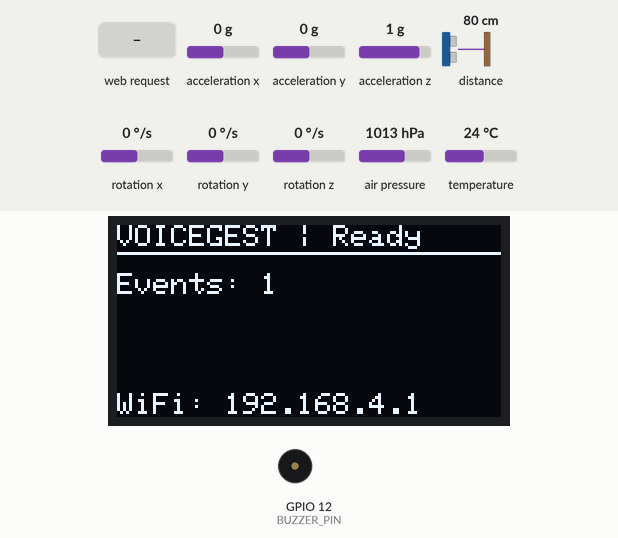
Recording of a sketch running on a simulated ESP32. Shown: 128×64 one-colour display, buzzer (waves = sounding, pin HIGH). The inputs (shaded band) are chosen by the test bench; at power-on: acceleration x 0 g, acceleration y 0 g, acceleration z 1 g, distance to the obstacle 80 cm, rotation x 0 °/s, rotation y 0 °/s, rotation z 0 °/s, air pressure 1013 hPa, temperature 24 °C. Storage starts empty; nothing arrives over Bluetooth unless stated; what the sketch prints to the serial monitor is not drawn.

Above: at 2.7 s.
2.8 s: acceleration x set to 0.3 g
4.3 s: acceleration x set to 0.6 g
At 6.3 s:
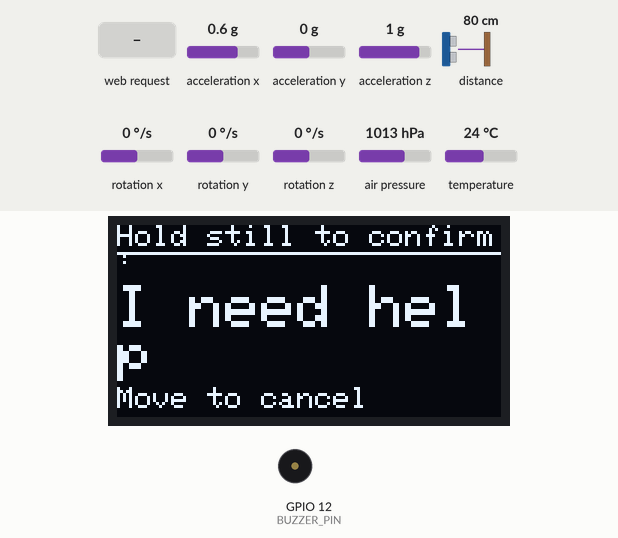
7.3 s: acceleration x set to 0 g
At 8.7 s:
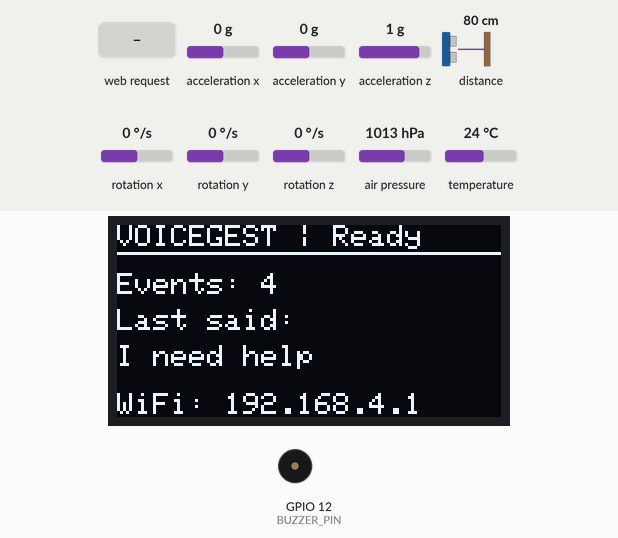
9.5 s: HTTP request GET /clearlog received
At 10.1 s:
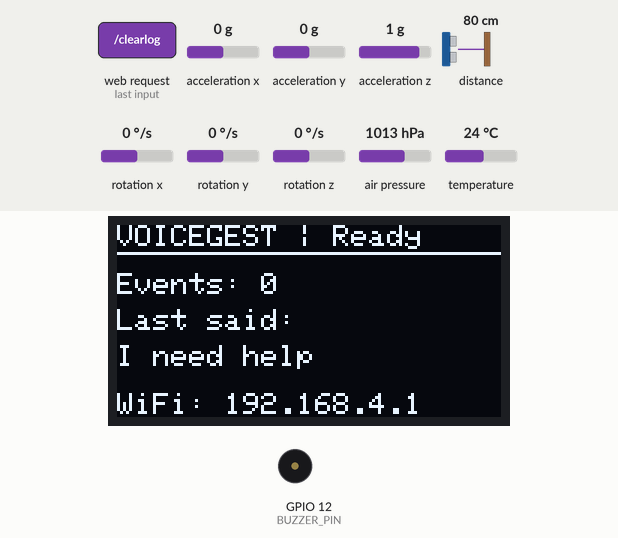
11.1 s: acceleration y set to 0.3 g
12.6 s: acceleration y set to 0.6 g
At 14.7 s:
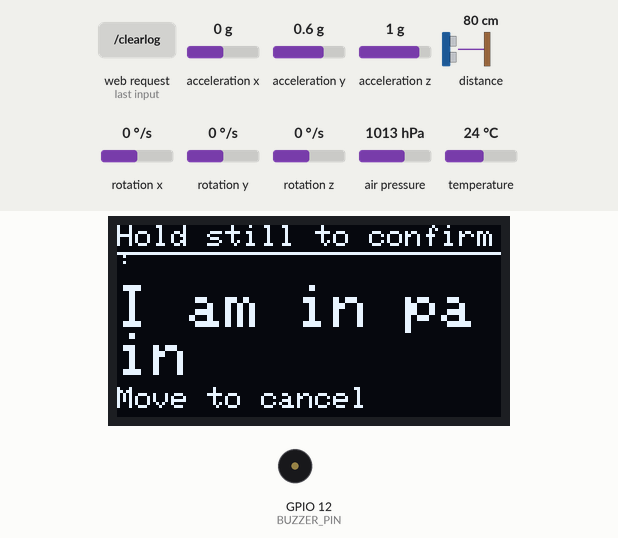
Timing chart, 0 to 16.6 s (numbered marks = the images above; inputs shaded):
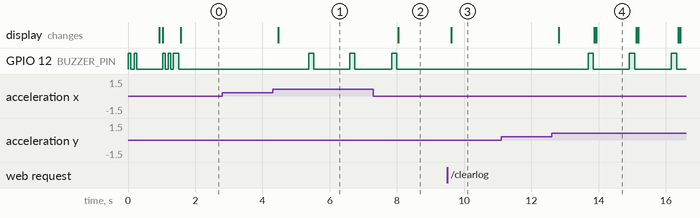

The sketch:

voicegest.ino
```cpp
// ============================================================
// VOICEGEST — Gesture-to-Speech AAC Device
// IEEE International MYOSA Event 6.0 | IEEE BioSensors 2026
// Team: Cipher | GEC Thrissur, Kerala
// Hardware: MYOSA Kit ONLY (Motherboard + MPU6050 + APDS9960 +
//           BMP180 + OLED SSD1306 + onboard buzzer)
// ============================================================
//
// LIBRARIES REQUIRED (install via Library Manager):
// - Adafruit MPU6050
// - Adafruit Unified Sensor
// - Adafruit BMP085 Unified
// - Adafruit APDS9960 Library
// - Adafruit SSD1306
// - Adafruit GFX Library
// - ArduinoJson (v7.x)
// - ESPAsyncWebServer
// - AsyncTCP
//
// ============================================================

#include <Wire.h>
#include <WiFi.h>
#include <SPIFFS.h>
#include <ESPAsyncWebServer.h>
#include <AsyncTCP.h>
#include <BluetoothSerial.h>
#include <Adafruit_MPU6050.h>
#include <Adafruit_Sensor.h>
#include <Adafruit_BMP085_U.h>
#include <Adafruit_APDS9960.h>
#include <Adafruit_SSD1306.h>
#include <ArduinoJson.h>
#include <vector>

// ============================================================
// SECTION 1: SETTINGS
// ============================================================

const char* WIFI_SSID = "VoiceGest";
const char* WIFI_PASSWORD = "";

#define BUZZER_PIN 12
#define OLED_RESET_PIN -1

#define OLED_WIDTH 128
#define OLED_HEIGHT 64

// --- MPU6050 address is now auto-detected in setup(), see
//     detectMPUAddress(). These two are the only valid options
//     for this chip: 0x68 = AD0 pin LOW/floating (most common),
//     0x69 = AD0 pin pulled HIGH.
#define MPU_ADDR_LOW  0x68
#define MPU_ADDR_HIGH 0x69
#define OLED_ADDR 0x3C

#define TILT_THRESHOLD 4.0
#define SHAKE_THRESHOLD 14.0
#define GYRO_ROTATE_THRESHOLD 80.0
#define DOUBLE_TAP_WINDOW 600
#define DOUBLE_TAP_ACCEL 18.0
#define PROXIMITY_GATE 10
#define PRESSURE_DELTA_MIN 0.5
#define STABILITY_WINDOW 300
#define CONFIRM_HOLD_MS 1000

#define SENSOR_POLL_MS 10
#define OLED_REFRESH_MS 150

#define LOG_FILE "/log.json"

// ============================================================
// SECTION 2: OBJECTS
// ============================================================

Adafruit_MPU6050 mpu;
Adafruit_BMP085_Unified bmp(10085);
Adafruit_APDS9960 apds;
Adafruit_SSD1306 display(OLED_WIDTH, OLED_HEIGHT, &Wire, OLED_RESET_PIN);
BluetoothSerial SerialBT;
AsyncWebServer server(80);

bool mpuAvailable = false;
bool bmpAvailable = false;
bool apdsAvailable = false;

// ============================================================
// SECTION 3: GLOBAL STATE
// ============================================================

float accelX, accelY, accelZ;
float gyroX, gyroY, gyroZ;
float currentPressure = 0.0;
float basePressure = 0.0;
bool breathDetected = false;

int totalEvents = 0;
unsigned long lastSensorPoll = 0;
unsigned long lastOledUpdate = 0;
unsigned long bootTime = 0;

unsigned long lastTapTime = 0;
int tapCount = 0;

String pendingPhrase = "";
unsigned long pendingSince = 0;
bool phrasePending = false;

String lastSpokenPhrase = "";
unsigned long lastSpokenTime = 0;

// ============================================================
// SECTION 4: HELPERS
// ============================================================

String getTimestamp() {
  unsigned long sec = (millis() - bootTime) / 1000;
  int h = sec / 3600;
  int m = (sec % 3600) / 60;
  int s = sec % 60;
  char buf[16];
  snprintf(buf, sizeof(buf), "%02d:%02d:%02d", h, m, s);
  return String(buf);
}

String getUptime() { return getTimestamp(); }

void buzz(int ms = 150, int times = 1) {
  for (int i = 0; i < times; i++) {
    digitalWrite(BUZZER_PIN, HIGH);
    delay(ms);
    digitalWrite(BUZZER_PIN, LOW);
    if (times > 1) delay(100);
  }
}

void logEvent(String type, String detail) {
  totalEvents++;
  StaticJsonDocument<256> doc;
  doc["t"] = getTimestamp();
  doc["e"] = type;
  doc["d"] = detail;
  doc["n"] = totalEvents;
  String line;
  serializeJson(doc, line);
  File f = SPIFFS.open(LOG_FILE, FILE_APPEND);
  if (f) { f.println(line); f.close(); }
  Serial.println("[LOG] " + line);
}

void speakPhrase(String phrase) {
  SerialBT.println(phrase);
  Serial.println("[SPEAK] " + phrase);
  logEvent("PHRASE", phrase);
  buzz(150, 1);
  lastSpokenPhrase = phrase;
  lastSpokenTime = millis();

  display.clearDisplay();
  display.setTextColor(SSD1306_WHITE);
  display.setTextSize(1);
  display.setCursor(0, 0);
  display.println("SPOKEN:");
  display.setTextSize(2);
  display.setCursor(0, 20);
  display.println(phrase);
  display.display();
}

void proposePhrase(String phrase) {
  if (phrasePending && pendingPhrase == phrase) return;
  pendingPhrase = phrase;
  pendingSince = millis();
  phrasePending = true;
}

void cancelPending(const char* reason) {
  if (phrasePending) {
    buzz(120, 2);
    logEvent("CANCELLED", pendingPhrase + " (" + reason + ")");
  }
  phrasePending = false;
  pendingPhrase = "";
}

// ============================================================
// SECTION 4b: I2C DIAGNOSTICS
// ============================================================

// Scans the whole I2C bus and prints every address that responds.
// Run this any time a sensor "goes missing" — it tells you
// definitively what the ESP32 can actually see on the wire,
// independent of any library's begin() logic.
void scanI2CBus() {
  Serial.println("[I2C] Scanning bus...");
  int found = 0;
  for (uint8_t addr = 1; addr < 127; addr++) {
    Wire.beginTransmission(addr);
    uint8_t err = Wire.endTransmission();
    if (err == 0) {
      Serial.printf("[I2C]   Device found at 0x%02X\n", addr);
      found++;
    }
  }
  if (found == 0) {
    Serial.println("[I2C]   No devices found at all - check SDA/SCL wiring and power.");
  } else {
    Serial.printf("[I2C] Scan complete: %d device(s) found.\n", found);
  }
}

// The MPU6050 replies at 0x68 when its AD0 pin is LOW/floating
// (the common default on breakout boards) or 0x69 when AD0 is
// pulled HIGH. Rather than hardcoding one address and failing
// silently if the board wires AD0 the other way, we just try
// both and use whichever one answers.
bool detectAndBeginMPU() {
  if (mpu.begin(MPU_ADDR_LOW, &Wire)) {
    Serial.println("[OK] MPU6050 ready at 0x68");
    return true;
  }
  if (mpu.begin(MPU_ADDR_HIGH, &Wire)) {
    Serial.println("[OK] MPU6050 ready at 0x69");
    return true;
  }
  return false;
}

// ============================================================
// SECTION 5: SENSOR READ
// ============================================================

void readAllSensors() {
  if (mpuAvailable) {
    sensors_event_t a, g, temp;
    mpu.getEvent(&a, &g, &temp);
    accelX = a.acceleration.x;
    accelY = a.acceleration.y;
    accelZ = a.acceleration.z;
    gyroX = g.gyro.x * 57.2958;
    gyroY = g.gyro.y * 57.2958;
    gyroZ = g.gyro.z * 57.2958;
  }

  if (bmpAvailable) {
    sensors_event_t ev;
    bmp.getEvent(&ev);
    if (ev.pressure) {
      currentPressure = ev.pressure;
      if (basePressure == 0) basePressure = currentPressure;
    }
  }
}

// ============================================================
// SECTION 6: GESTURE CLASSIFICATION
// ============================================================

String classifyMPU() {
  if (!mpuAvailable) return "";

  float mag = sqrt(accelX * accelX + accelY * accelY + accelZ * accelZ);

  if (mag > DOUBLE_TAP_ACCEL) {
    unsigned long now = millis();
    if (now - lastTapTime < DOUBLE_TAP_WINDOW) {
      tapCount++;
      if (tapCount >= 2) {
        tapCount = 0;
        return "EMERGENCY";
      }
    } else {
      tapCount = 1;
    }
    lastTapTime = now;
  }

  if (mag > SHAKE_THRESHOLD && mag <= DOUBLE_TAP_ACCEL) {
    return "YES";
  }

  if (gyroZ > GYRO_ROTATE_THRESHOLD) {
    return "NO";
  }
  if (gyroZ < -GYRO_ROTATE_THRESHOLD) {
    return "Thank you";
  }

  if (accelX > TILT_THRESHOLD)  return "I need help";
  if (accelX < -TILT_THRESHOLD) return "I am hungry";
  if (accelY > TILT_THRESHOLD)  return "I am in pain";
  if (accelY < -TILT_THRESHOLD) return "I need water";

  return "";
}

String classifyAPDSGesture() {
  if (!apdsAvailable) return "";
  uint8_t g = apds.readGesture();
  switch (g) {
    case APDS9960_UP:    return "Call my doctor";
    case APDS9960_DOWN:  return "I want to go home";
    case APDS9960_LEFT:  return "I feel good";
    case APDS9960_RIGHT: return "I need medicine";
    default: return "";
  }
}

String classifyColorCard() {
  if (!apdsAvailable) return "";
  if (!apds.colorDataReady()) return "";
  uint16_t r, g, b, c;
  apds.getColorData(&r, &g, &b, &c);
  if (c < 50) return "";

  if (r > g && r > b && r > 150)      return "Emergency, call an ambulance";
  else if (g > r && g > b && g > 150) return "I feel okay";
  else if (b > r && b > g && b > 150) return "I want to rest";
  else if (r > 120 && g > 120 && b < 100) return "I am happy";

  return "";
}

bool checkProximityGate() {
  if (!apdsAvailable) return true;
  apds.enableProximity(true);
  uint8_t prox = apds.readProximity();
  return prox > (255 - PROXIMITY_GATE * 10);
}

bool checkBreath() {
  if (!bmpAvailable || basePressure == 0) return false;
  float delta = currentPressure - basePressure;
  if (delta > PRESSURE_DELTA_MIN) {
    basePressure = currentPressure;
    return true;
  }
  basePressure = basePressure * 0.98 + currentPressure * 0.02;
  return false;
}

// ============================================================
// SECTION 7: MAIN GESTURE ENGINE
// ============================================================

void runGestureEngine() {
  if (phrasePending) {
    float mag = sqrt(accelX * accelX + accelY * accelY + accelZ * accelZ);
    bool stillMoving = (fabs(mag - 9.8) > 2.0) || (fabs(gyroZ) > 15.0);

    if (stillMoving) {
      pendingSince = millis();
    }

    if (millis() - pendingSince >= CONFIRM_HOLD_MS) {
      String phrase = pendingPhrase;
      bool breath = checkBreath();
      if (breath) phrase = "PLEASE, " + phrase;
      speakPhrase(phrase);
      phrasePending = false;
      pendingPhrase = "";
    }
    return;
  }

  bool gateOpen = checkProximityGate();

  String phrase = "";

  phrase = classifyMPU();

  if (phrase == "" && gateOpen) {
    phrase = classifyAPDSGesture();
  }

  if (phrase == "" && gateOpen) {
    phrase = classifyColorCard();
  }

  if (phrase != "") {
    proposePhrase(phrase);
  }
}

// ============================================================
// SECTION 8: OLED DISPLAY
// ============================================================

void updateOLED() {
  display.clearDisplay();
  display.setTextColor(SSD1306_WHITE);

  if (phrasePending) {
    display.setTextSize(1);
    display.setCursor(0, 0);
    display.println("Hold still to confirm:");
    display.drawLine(0, 9, 127, 9, SSD1306_WHITE);
    display.setTextSize(2);
    display.setCursor(0, 20);
    display.println(pendingPhrase);
    display.setTextSize(1);
    display.setCursor(0, 54);
    display.print("Move to cancel");
  } else {
    display.setTextSize(1);
    display.setCursor(0, 0);
    display.println("VOICEGEST | Ready");
    display.drawLine(0, 9, 127, 9, SSD1306_WHITE);
    display.setCursor(0, 16);
    display.print("Events: "); display.println(totalEvents);
    display.setCursor(0, 28);
    if (lastSpokenPhrase != "") {
      display.println("Last said:");
      display.setCursor(0, 40);
      display.println(lastSpokenPhrase);
    }
    display.setCursor(0, 56);
    display.print("WiFi: 192.168.4.1");
  }

  display.display();
}

// ============================================================
// SECTION 9: WEB DASHBOARD
// ============================================================

String buildDashboard() {
  String rows = "";
  File f = SPIFFS.open(LOG_FILE, FILE_READ);
  if (f) {
    std::vector<String> lines;
    while (f.available()) {
      String ln = f.readStringUntil('\n');
      ln.trim();
      if (ln.length() > 2) lines.push_back(ln);
    }
    f.close();
    int start = max(0, (int)lines.size() - 30);
    for (int i = (int)lines.size() - 1; i >= start; i--) {
      StaticJsonDocument<256> doc;
      if (!deserializeJson(doc, lines[i])) {
        rows += "<tr><td>" + doc["t"].as<String>() + "</td>";
        rows += "<td>" + doc["e"].as<String>() + "</td>";
        rows += "<td>" + doc["d"].as<String>() + "</td></tr>\n";
      }
    }
  }
  if (rows == "") rows = "<tr><td colspan='3' style='text-align:center;color:#666;padding:16px;'>No events yet</td></tr>";

  String h = "<!DOCTYPE html><html><head><meta charset='UTF-8'>";
  h += "<meta name='viewport' content='width=device-width,initial-scale=1'>";
  h += "<meta http-equiv='refresh' content='5'>";
  h += "<title>VoiceGest Dashboard</title><style>";
  h += "*{box-sizing:border-box;margin:0;padding:0;}";
  h += "body{font-family:-apple-system,Arial,sans-serif;background:#0d0d1a;color:#e0e0e0;padding:14px;max-width:520px;margin:auto;}";
  h += ".hdr{text-align:center;padding:18px 0;}";
  h += ".hdr h1{font-size:18px;color:#fff;}";
  h += ".hdr p{font-size:12px;color:#666;margin-top:4px;}";
  h += "table{width:100%;border-collapse:collapse;font-size:12px;margin-top:14px;}";
  h += "th{background:#161625;color:#666;padding:8px 6px;text-align:left;border-bottom:1px solid #2a2a45;}";
  h += "td{padding:8px 6px;border-bottom:1px solid #1e1e35;}";
  h += ".ftr{text-align:center;font-size:11px;color:#444;margin-top:16px;}";
  h += "</style></head><body>";
  h += "<div class='hdr'><h1>VOICEGEST — Caregiver Dashboard</h1>";
  h += "<p>IEEE MYOSA 6.0 &nbsp;|&nbsp; Team Cipher &nbsp;|&nbsp; GEC Thrissur</p></div>";
  h += "<table><tr><th>Time</th><th>Event</th><th>Detail</th></tr>" + rows + "</table>";
  h += "<div class='ftr'>Uptime: " + getUptime() + " | Total events: " + String(totalEvents) + "</div>";
  h += "</body></html>";
  return h;
}

// ============================================================
// SECTION 10: SETUP
// ============================================================

void setup() {
  Serial.begin(115200);
  Serial.println("\n\n===== VOICEGEST STARTING =====");
  bootTime = millis();

  pinMode(BUZZER_PIN, OUTPUT);
  digitalWrite(BUZZER_PIN, LOW);
  buzz(80, 2);

  Wire.begin(21,22);
  delay(500);  // Give sensors time to power up

  // Print exactly what's alive on the bus before any library
  // begin() calls run - this is the fastest way to tell a wiring
  // problem apart from an address problem.
  scanI2CBus();

  if (display.begin(SSD1306_SWITCHCAPVCC, OLED_ADDR)) {
    Serial.println("[OK] OLED ready");
    display.clearDisplay();
    display.setTextColor(SSD1306_WHITE);
    display.setTextSize(1);
    display.setCursor(0, 0); display.println("VOICEGEST");
    display.setCursor(0, 14); display.println(" Starting up...");
    display.display();
  } else {
    Serial.println("[WARN] OLED not found");
  }

  if (detectAndBeginMPU()) {
    mpuAvailable = true;
    mpu.setAccelerometerRange(MPU6050_RANGE_8_G);
    mpu.setGyroRange(MPU6050_RANGE_500_DEG);
    mpu.setFilterBandwidth(MPU6050_BAND_21_HZ);
  } else {
    Serial.println("[WARN] MPU6050 not found at 0x68 or 0x69 - tilt/shake/rotate disabled");
  }

  if (bmp.begin()) {
    bmpAvailable = true;
    Serial.println("[OK] BMP180 ready");
  } else {
    Serial.println("[WARN] BMP180 not found - breath detection disabled");
  }

  if (apds.begin()) {
    apdsAvailable = true;
    apds.enableColor(true);
    apds.enableProximity(true);
    apds.enableGesture(true);
    Serial.println("[OK] APDS9960 ready");
  } else {
    Serial.println("[WARN] APDS9960 not found - gesture/color disabled");
  }

  if (SPIFFS.begin(true)) {
    Serial.println("[OK] SPIFFS ready");
  } else {
    Serial.println("[ERROR] SPIFFS failed - check Partition Scheme = Default 4MB with spiffs");
  }

  logEvent("SYSTEM_START", "VoiceGest powered on");

  SerialBT.begin("VoiceGest-BT");
  Serial.println("[BT] Bluetooth Serial started as 'VoiceGest-BT'");

  WiFi.softAP(WIFI_SSID, WIFI_PASSWORD);
  Serial.println("[WIFI] Hotspot: " + String(WIFI_SSID));
  Serial.println("[WIFI] IP: " + WiFi.softAPIP().toString());

  server.on("/", HTTP_GET, [](AsyncWebServerRequest* req) {
    req->send(200, "text/html", buildDashboard());
  });
  server.on("/clearlog", HTTP_GET, [](AsyncWebServerRequest* req) {
    SPIFFS.remove(LOG_FILE);
    totalEvents = 0;
    req->send(200, "text/plain", "Log cleared");
  });
  server.begin();
  Serial.println("[OK] Dashboard live at http://192.168.4.1");

  readAllSensors();

  display.clearDisplay();
  display.setTextSize(1);
  display.setCursor(0, 0); display.println("VOICEGEST READY!");
  display.setCursor(0, 12); display.println("Pair BT: VoiceGest-BT");
  display.setCursor(0, 24); display.println("WiFi: VoiceGest");
  display.setCursor(0, 36); display.println("Dash: 192.168.4.1");
  display.display();

  buzz(80, 1); delay(80); buzz(80, 1); delay(80); buzz(160, 1);
  Serial.println("===== SETUP COMPLETE =====\n");
}

// ============================================================
// SECTION 11: LOOP
// ============================================================

void loop() {
  unsigned long now = millis();

  if (now - lastSensorPoll >= SENSOR_POLL_MS) {
    lastSensorPoll = now;
    readAllSensors();
    runGestureEngine();
  }

  if (now - lastOledUpdate >= OLED_REFRESH_MS) {
    lastOledUpdate = now;
    updateOLED();
  }
}
```

Measured:
- the behaviour switches between 0.4 and 0.5 g on acceleration x (found by bisection; images 0 and 1)
- the behaviour switches between 0.4 and 0.5 g on acceleration y (found by bisection; images 3 and 4)
- after the input at 2.8 s, every drawn part: stays the same
- after the input at 4.3 s, GPIO 12 (BUZZER_PIN): alternates HIGH for 0.15 s and LOW for 1.1 s, starting after 1.1 s; the display: changes after 0.17 s (image 1)
- after the input at 7.3 s, GPIO 12 (BUZZER_PIN): goes on until 8.0 s, then stays LOW; the display: changes after 0.75 s (image 2)
- after the input at 9.5 s, the display: changes after 0.12 s (image 3)
- after the input at 11.1 s, every drawn part: stays the same
- after the input at 12.6 s, GPIO 12 (BUZZER_PIN): alternates HIGH for 0.15 s and LOW for 1.1 s, starting after 1.1 s; the display: changes after 0.22 s (image 4)
